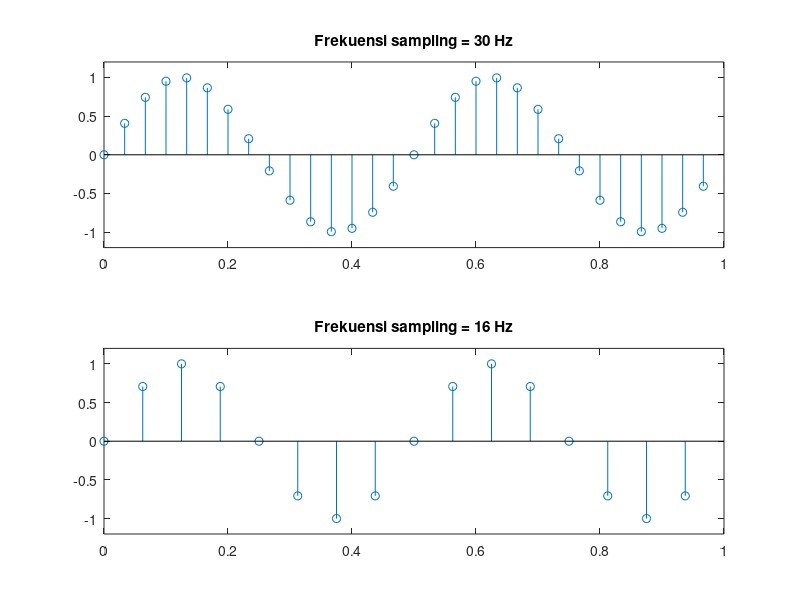

Here is the MATLAB script that generated this plot:
clc;
% perngaruh frekuensi sampling terhadap satu periode sinyal
% Fs = frekuensi sampling
% sinyal 1
Fs1 = 30; 
t1 = (0:Fs1-1)/Fs1; % normalisasi
y1 = sin(2*pi*t1*2);

% sinyal 2
Fs2 = 16;
t2 = (0:Fs2-1)/Fs2; % normalisasi
y2=sin(2*pi*t2*2);

% 1st plot
subplot(211)
stem(t1, y1)
axis([0 1 -1.2 1.2])
title(['Frekuensi sampling = ', num2str(Fs1), ' Hz'])

% 2nd plot
subplot(212)
stem(t2, y2)
axis([0 1 -1.2 1.2])
title(['Frekuensi sampling = ', num2str(Fs2), ' Hz'])

filename = 'fs_30.jpg';
% saveas(gcf, filename)